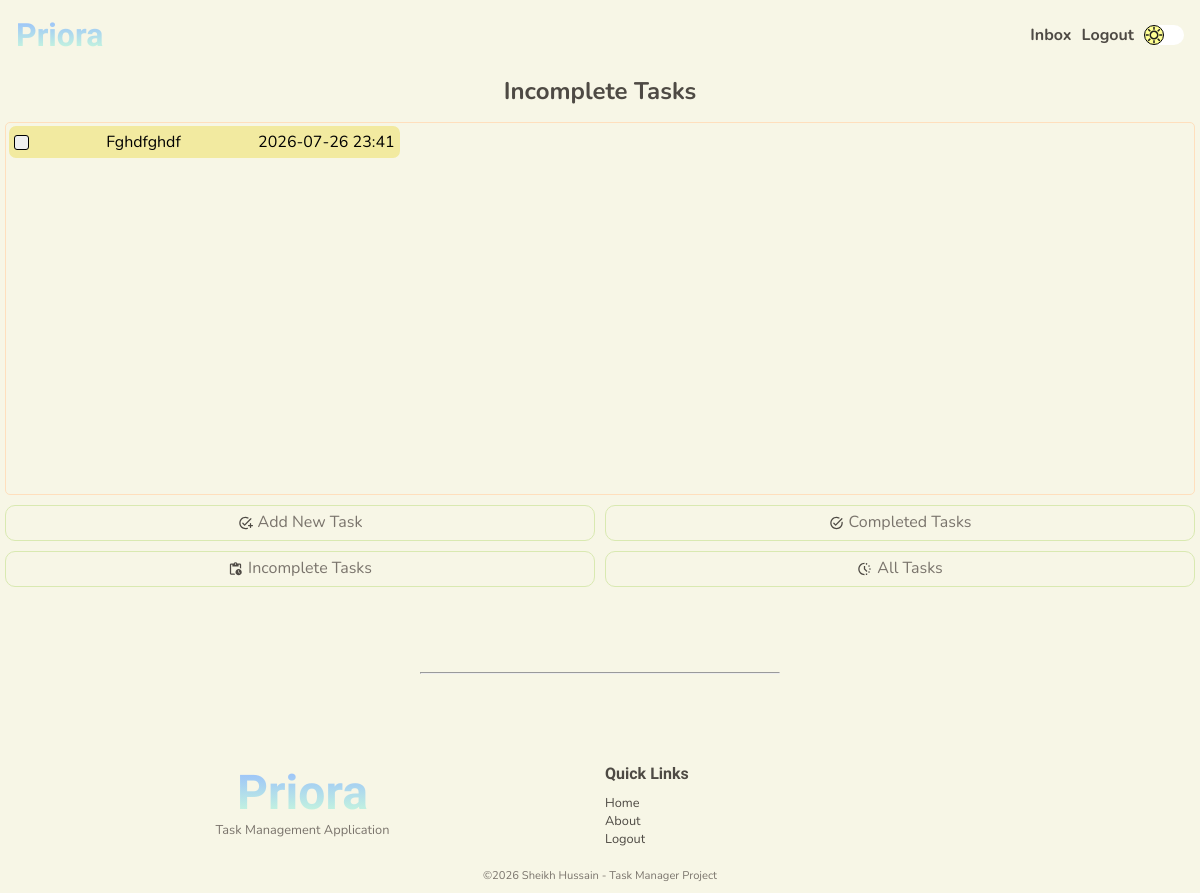
Page /user/incompleted-tasks (signed in) on the committed database.
### tables this page shows
CREATE TABLE "tasks" (
                            "task_id"	INTEGER NOT NULL UNIQUE,
                            "user_id"	INTEGER NOT NULL,
                            "title"	TEXT NOT NULL,
                            "description"	TEXT NOT NULL,
                            "due_date"	TEXT NOT NULL,
                            "due_time"	TEXT NOT NULL,
                            "completion_date"	TEXT,
                            "completion_time"	TEXT,
                            "completed"	INTEGER NOT NULL DEFAULT 0,
                            PRIMARY KEY("task_id" AUTOINCREMENT),
                            FOREIGN KEY("user_id") 
                                REFERENCES "users"("user_id")
                                ON DELETE CASCADE
                            );

### app.py (the view)
@app.route("/user/incompleted-tasks", methods=["GET", "POST"])
@login_required
@password_reset_required
def incomplete_tasks():
    user = find_user_by_id(session.get("user-id"))
    title = "Incomplete Tasks"
    tasks = get_incomplete_tasks(user)
    return render_template("tasks/incomplete-tasks.html", title=title, tasks=tasks)

### app.py (called while the page is built)
@app.after_request
def security_headers(response):
    response.headers["Content-Security-Policy"] = (
        "default-src 'self'; "
        "script-src 'self'; "
        "style-src 'self' https://fonts.googleapis.com; "
        "font-src 'self' https://fonts.gstatic.com;"
    )
    return response

### services/auth.py (called while the page is built)
def login_required(f):
    @wraps(f)
    def decorated_function(*args, **kwargs):
        if session.get("user-id") is None:
            return redirect(url_for("login"))
        return f(*args, **kwargs)
    return decorated_function

def password_reset_required(f):
    @wraps(f)
    def decorated_function(*args, **kwargs):
        reset_req = is_reset_req(session.get("user-id"))
        if reset_req:
            return redirect(url_for("change_password"))
        return f(*args, **kwargs)
    return decorated_function

### services/database.py (called while the page is built)
def connect_database():
    os.makedirs("instance", exist_ok=True)
    connection = sqlite3.connect("instance/task-manager.db")
    connection.row_factory = sqlite3.Row
    connection.execute("PRAGMA foreign_keys = ON;")
    return connection

def find_user_by_id(user_id):
    connection = connect_database()
    cursor = connection.cursor()
    try:
        cursor.execute(
            """SELECT * FROM users WHERE user_id = ?;""",
            (user_id,),
        )
        user = cursor.fetchone()
        return user
    except Exception as e:
        print(e)
        return False
    finally:
        connection.close()

def is_reset_req(user_id):
    connection = connect_database()
    cursor = connection.cursor()
    try:
        cursor.execute(
            """SELECT reset FROM users WHERE user_id = ?;""",
            (user_id,),
        )
        required = cursor.fetchone()
        return bool(required and required["reset"] == 1)
    except Exception as e:
        print(e)
        return False
    finally:
        connection.close()

def get_incomplete_tasks(user):
    connection = connect_database()
    cursor = connection.cursor()
    try:
        cursor.execute(
            """SELECT * FROM tasks WHERE user_id = ? and completed = 0 ORDER BY due_date DESC, due_time DESC;""",
            (user["user_id"],),
        )
        tasks = cursor.fetchall()
        return tasks
    except Exception as e:
        print(e)
        return False
    finally:
        connection.close()

### templates/tasks/incomplete-tasks.html (shortened to what this page needs)
{% extends 'layout.html' %} {% block content %}
<section class="user-home-section">
  <h2>Incomplete Tasks</h2>
  <div class="user-home-tasks-complete-grid">
    {% if tasks %} {% for task in tasks %}
    <a href="{{ url_for('task', task_id = task['task_id']) }}">
      <div class="user-home-tasks-card incomplete">
        <form
          action="{{ url_for('task_complete', task_id = task['task_id']) }}"
          method="post"
        >
          <button type="submit" class="task-button">
          </button>
          <p>{{ task['title'].title() }}</p>
          <p>{{ task['due_date'] }} {{ task['due_time'] }}</p>
        </form>
      </div>
    </a>
    {% endfor %} {% else %}
    <div class="empty-column"></div>
    <div class="no-tasks">
      <p>No incomplete tasks!</p>
    </div>
    <div class="empty-column"></div>
    {% endif %}
  </div>
</section>
<div>{% include 'user-nav.html' %}</div>
<div class="space"></div>
{% endblock content %}

### static/css/base.css (style rules this page uses)
:root { --bg-color: #F7F6E6; --bg-task-card: white; --surface-color: #FFFFFF; --surface-secondary: #FFF8EF; --hero-gradient: linear-gradient(90deg, #CDFFD8 0%, #94B9FF 100%); --hero-bg-mb: url('/static/media/light-bg-mobile.gif'); --hero-bg-dk: url('/static/media/light-bg-desktop.gif'); --box-shadow: #4E4A44; --night-mode-button: url('/static/media/day.svg'); --primary-text: #4E4A44; --secondary-text: #7A746C; --accent-peach: #FFDFBD; --accent-beige: #E2C0AE; --accent-green: #D9E9B1; --accent-yellow: #F2EAA0; --border-color: #E7DFC9; --scrollbar-color: #E2C0AE; --success: #B8D98A; --warning: #F2EAA0; --danger: #E79A9A; --info: #AFCFEA; }
* { box-sizing: border-box; margin: 0; padding: 0; scrollbar-width: thin; scrollbar-color: #94B9FF var(--bg-color); }
html { overflow-x: hidden; scroll-behavior: smooth; }
body { background-color: var(--bg-color); font-family: "Nunito"; overflow-x: hidden; }
h1, h2, h3, h4, h5, h6 { color: var(--primary-text) }
p { color: var(--secondary-text); font-family: "Nunito"; }
a { text-decoration: none; color: var(--primary-text) }
.space { height: 10vh; }

### static/css/pages/user/user-home.css (style rules this page uses)
.user-home-section { display: flex; flex-direction: column; padding: 5px; text-align: center; gap: 15px; }
.user-home-tasks-card { display: flex; align-items: center; padding: 5px; background-color: var(--bg-task-card); border-radius: 7px; }
.user-home-tasks-complete-grid { display: grid; grid-template-columns: repeat(1, 1fr); grid-template-rows: repeat(10, 1fr); gap: 5px; padding: 3px; border-radius: 5px; border: 1px solid var(--accent-peach); }
.task-button { width: 15px; height: 15px; border: 1px solid black; border-radius: 3px; }
.user-home-tasks-card form { display: flex; justify-content: space-between; align-items: center; width: 100%; }
.user-home-tasks-card.incomplete { background-color: var(--warning); }
.user-home-tasks-card.incomplete p { color: black; }
@media screen and (min-width: 1000px) { .user-home-tasks-complete-grid { grid-template-columns: repeat(3, 1fr); } }

### rows in the picture
tasks: title "Fghdfghdf", due_date "2026-07-26", due_time "23:41"
